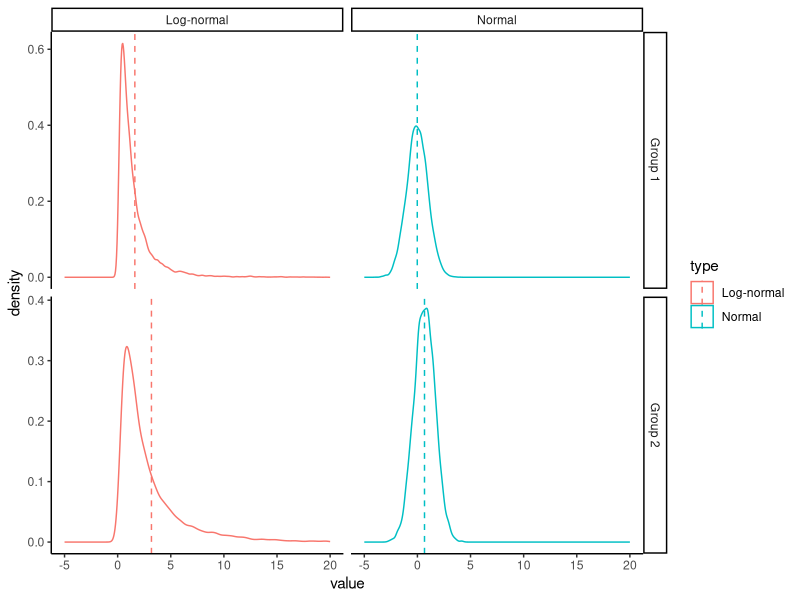
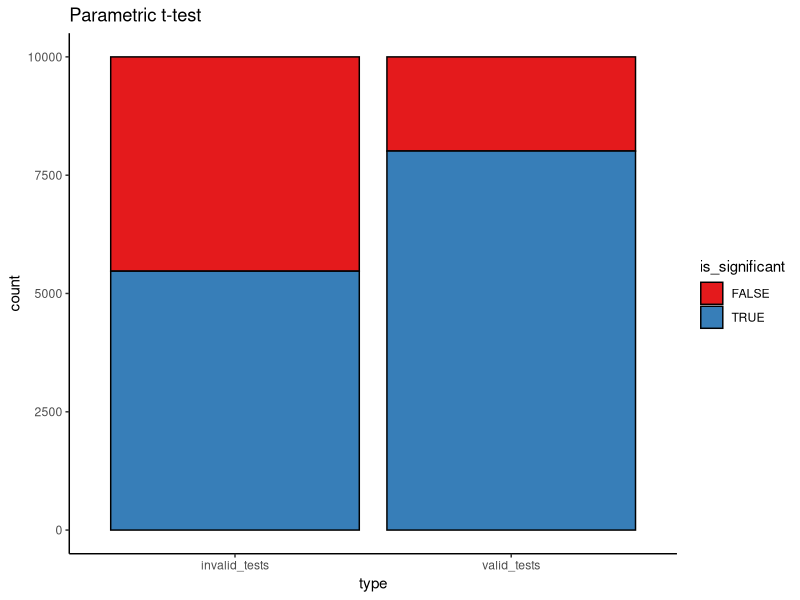
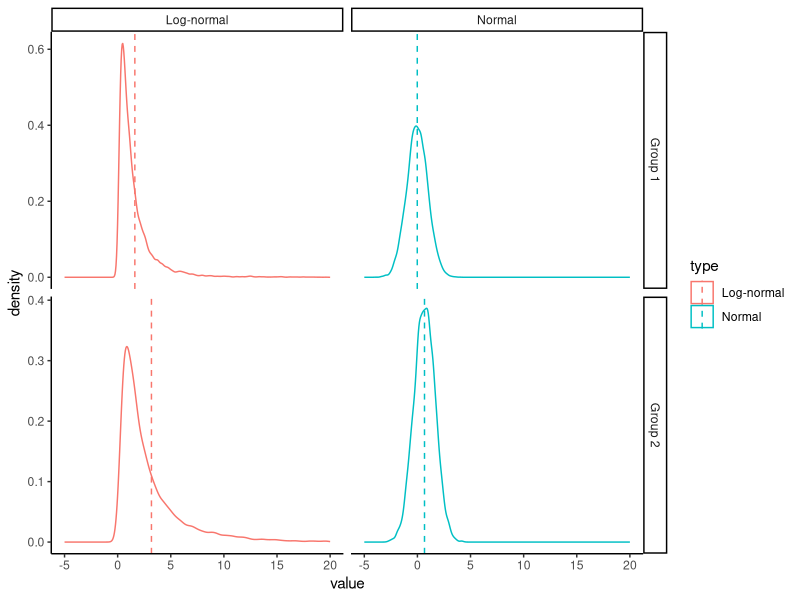

Write R code to recreate these figures, in order. (Note: a time limit stopped this script after it produced the figures.)
## ---- chunk 1
library(tidyverse)
library(boot)
## ---- chunk 2
theme_set(theme_classic())
## ---- chunk 3
parametric_plotting_data = data.frame(group = rep(rep(c("Group 1", "Group 2"), each=10000), 2),
                                      type = rep(c("Normal", "Log-normal"), each=20000),
                                      value = c(rnorm(10000, 0, 1),  # normal 1
                                                rnorm(10000, 0.66, 1),  # normal 2
                                                exp(rnorm(10000, 0, 1)),  # Non-normal 1
                                                exp(rnorm(10000, 0.66, 1))))  # Non-normal 2

## ---- chunk 4
ggplot(parametric_plotting_data, aes(x=value, color=type)) +
  geom_density() +
  geom_vline(data=parametric_plotting_data %>%
               group_by(group, type) %>%
               summarize(mean_value = mean(value), sd_value = sd(value)),
             aes(xintercept=mean_value, color=type), linetype=2) +
  xlim(-5, 20) +
  facet_grid(group ~ type, scales="free")
## ---- chunk 5
ggsave("figures/log_normal_dists.png", width=5, height=4)
## ---- chunk 6
gen_data_and_test = function(num_observations_per) {
x = rnorm(num_observations_per, 0, 1.1)
y = rnorm(num_observations_per, 1, 1.1)

pnormal = t.test(x, y)$p.value

# what if the data are log-normally distributed?
x = exp(rnorm(num_observations_per, 0, 1.1))
y = exp(rnorm(num_observations_per, 1, 1.1))

pnotnormal = t.test(x, y)$p.value 
return(c(pnormal, pnotnormal))
}

parametric_issues_demo = function(num_tests, num_observations_per) {
  replicate(num_tests, gen_data_and_test(num_observations_per))
}
## ---- chunk 7
set.seed(0) # ensures we get the same results each time we run it

num_tests = 10000 # how many datasets to generate/tests to run
num_observations_per = 20 # how many obsservations in each dataset

parametric_issues_results = parametric_issues_demo(num_tests=num_tests, 
                                                   num_observations_per=num_observations_per)




parametric_issues_d = data.frame(valid_tests = parametric_issues_results[1,],
                                 invalid_tests = parametric_issues_results[2,],
                                 iteration=1:num_tests) %>%
  gather(type, p_value, contains("tests")) %>%
  mutate(is_significant = p_value < 0.05)

# Number significant results with normally distributed data
sum(parametric_issues_results[1,] < 0.05)

# number of significant results with log-normally distributed data
sum(parametric_issues_results[2,] < 0.05)
## ---- chunk 8
ggplot(parametric_issues_d, aes(x=type, fill=is_significant)) +
  geom_bar(stat="count", color="black") +
  scale_fill_brewer(palette="Set1") +
  labs(title="Parametric t-test")
## ---- chunk 9
boot_mean_diff_test = function(x, y) {
  boot_iterate = function(x, y) {
    x_samp = sample(x, 
                    length(x), 
                    replace=T)
    y_samp = sample(y, 
                    length(y), 
                    replace=T)
    mean_diff = mean(y_samp) - mean(x_samp)
    return(mean_diff)
  }
  boots = replicate(100, boot_iterate(x, y))
  quants = quantile(boots, probs=c(0.025, 0.925))
  return(sign(quants[1]) == sign(quants[2]))

}
## ---- chunk 10
gen_data_and_boot_test = function(num_observations_per) {
x = rnorm(num_observations_per, 0, 1.1)
y = rnorm(num_observations_per, 1, 1.1)

pnormal = boot_mean_diff_test(x, y)

# what if the data are log-normally distributed?
x = exp(rnorm(num_observations_per, 0, 1.1))
y = exp(rnorm(num_observations_per, 1, 1.1))

pnotnormal = boot_mean_diff_test(x, y)
return(c(pnormal, pnotnormal))
}

boot_results = replicate(num_tests, gen_data_and_boot_test(num_observations_per))
sum(boot_results[1,])
sum(boot_results[2,])
## ---- chunk 11
num_points = 500
true_intercept = 0
true_slope = 1.
set.seed(0)
parametric_ci_data = data.frame(IV = rep(runif(num_points,  -1, 1), 2),
                                type = rep(c("IID Error", "Scaling Error"), each=num_points),
                                error = rep(rnorm(num_points, 0, 1), 2)) %>%
  mutate(DV = ifelse(
    type == "IID Error",
    true_slope*IV + error,
    true_slope*IV + 2*abs(IV)*error)) # error increases proportional to distance from 0 on the IV

## ---- chunk 12
ggplot(parametric_ci_data,
       aes(x=IV, y=DV, color=type)) +
  geom_point(alpha=0.5) +
  geom_smooth(method="lm", se=T, color="black", 
              size=1.5, level=0.9999) + # inflating the confidence bands a bit
                                       # to show their distribution is similar
  scale_color_brewer(palette="Accent") +
  facet_wrap(~type) +
  guides(color=F)
## ---- chunk 13
ggsave("figures/error_dist_non_null.png", width=5, height=3)
## ---- chunk 14
summary(lm(DV ~ IV, parametric_ci_data %>% filter(type=="IID Error")))
summary(lm(DV ~ IV, parametric_ci_data %>% filter(type=="Scaling Error")))
## ---- chunk 15
ex2_lm_bootstrap_CIs = function(data, R=1000) {
  lm_results = summary(lm(DV ~ IV, data=data))$coefficients
  bootstrap_coefficients = function(data, indices) {
    linear_model = lm(DV ~ IV, 
                      data=data[indices,]) # will select a bootstrap sample of the data
    return(linear_model$coefficients)
  }

  boot_results = boot(data=data,
                      statistic=bootstrap_coefficients,
                      R=R)
  boot_intercept_CI = boot.ci(boot_results, index=1, type="bca")
  boot_slope_CI = boot.ci(boot_results, index=2, type="bca")
  return(data.frame(intercept_estimate=lm_results[1, 1],
                    intercept_SE=lm_results[1,2],
                    slope_estimate=lm_results[2, 1],
                    slope_SE=lm_results[2,2],
                    intercept_boot_CI_low=boot_intercept_CI$bca[4],
                    intercept_boot_CI_hi=boot_intercept_CI$bca[5],
                    slope_boot_CI_low=boot_slope_CI$bca[4],
                    slope_boot_CI_hi=boot_slope_CI$bca[5]))
}
## ---- chunk 16
set.seed(0) # for bootstraps
coefficient_CI_data = parametric_ci_data %>%
  group_by(type) %>%
  do(ex2_lm_bootstrap_CIs(.)) %>%
  ungroup() 
## ---- chunk 17
coefficient_CI_data = coefficient_CI_data %>%
  gather(variable, value, -type) %>%
  separate(variable, c("parameter", "measurement"), extra="merge") %>%
  spread(measurement, value) %>%
  mutate(parametric_CI_low=estimate-1.96*SE,
         parametric_CI_hi=estimate+1.96*SE) %>%
  gather(CI_type, value, contains("CI")) %>%
  separate(CI_type, c("CI_type", "high_or_low"), extra="merge") %>%
  spread(high_or_low, value) %>%
  mutate(CI_type = factor(CI_type))
## ---- chunk 18
plot_coefficient_CI_data = function(coefficient_CI_data, errorbar_width=0.5) {
  p = ggplot(data=coefficient_CI_data, aes(x=parameter, color=CI_type, y=estimate, ymin=CI_low, ymax=CI_hi)) +
    geom_hline(data=data.frame(parameter=c("intercept", "slope"),
                               estimate=c(true_intercept, true_slope)), 
               mapping=aes(yintercept=estimate),
               linetype=3) +
    geom_point(size=2, position=position_dodge(width=0.2)) +
    geom_errorbar(position=position_dodge(width=0.2), width=errorbar_width) +
    facet_grid(~type) + 
    scale_y_continuous(breaks=c(0, 0.5, 1), limits=c(-0.2, 1.5)) +
    scale_color_brewer(palette="Dark2", drop=F)
}
## ---- chunk 19
plot_coefficient_CI_data(coefficient_CI_data)
ggsave("figures/error_dist_CI_example.png", width=5, height=3)

plot_coefficient_CI_data(coefficient_CI_data %>% 
                           filter(CI_type=="parametric"),
                         0.25)
ggsave("figures/error_dist_CI_example_parametric_only.png", width=5, height=3)
## ---- chunk 20
num_points = 200
true_intercept = 0
true_slope = 0.
set.seed(0)
parametric_ci_data = data.frame(IV = rep(runif(num_points,  -1, 1), 2),
                                type = rep(c("IID Error", "Scaling Error"), each=num_points),
                                error = rep(rnorm(num_points, 0, 1), 2)) %>%
  mutate(DV = ifelse(
    type == "IID Error",
    true_slope*IV + error,
    true_slope*IV + 2*abs(IV)*error)) # error increases proportional to distance from 0 on the IV

## ---- chunk 21
ggplot(parametric_ci_data,
       aes(x=IV, y=DV, color=type)) +
  geom_point(alpha=0.5) +
  geom_smooth(method="lm", se=T, color="black", 
              size=1.5, level=0.9999) + # inflating the confidence bands a bit
                                       # to show their distribution is similar
  scale_color_brewer(palette="Accent") +
  facet_wrap(~type) +
  guides(color=F)
## ---- chunk 22
ggsave("figures/error_dist_null.png", width=5, height=3)
## ---- chunk 23
error_dist_null_sample = function(num_points) {
  true_intercept = 0
  true_slope = 0
  # We'll sample only for the scaling error case, we know IID works 
  this_data = data.frame(IV = runif(num_points,  -1, 1),
                         error = rnorm(num_points, 0, 1)) %>%
    mutate(DV = true_slope*IV + 2*abs(IV)*error) # error increases proportional to distance from 0 on the IV

  coefficient_CI_data = ex2_lm_bootstrap_CIs(this_data,
                                             R=500) # take fewer bootstrap samples, to speed things up
  
  coefficient_CI_data = coefficient_CI_data %>%
    gather(variable, value) %>%
    separate(variable, c("parameter", "measurement"), extra="merge") %>%
    spread(measurement, value) %>%
    mutate(parametric_CI_low=estimate-1.96*SE,
           parametric_CI_hi=estimate+1.96*SE) %>%
    gather(CI_type, value, contains("CI")) %>%
    separate(CI_type, c("CI_type", "high_or_low"), extra="merge") %>%
    spread(high_or_low, value) %>%
    mutate(significant = sign(CI_hi) == sign(CI_low)) %>%
    select(parameter, CI_type, significant)
  return(list(coefficient_CI_data))
}
## ---- chunk 24
num_simulations = 500
num_points = 200
set.seed(0)
noise_dist_simulation_results = replicate(num_simulations, error_dist_null_sample(num_points)) %>%
  bind_rows()
## ---- chunk 25
ggplot(noise_dist_simulation_results, aes(x=CI_type, fill=significant)) +
  geom_bar(stat="count", color="black") +
  scale_fill_brewer(palette="Set1", direction=-1) + 
  facet_wrap(~parameter) +
  scale_y_continuous(breaks=c(0, 0.05*num_simulations, num_simulations),
                     labels=c("0%", expression(Nominal ~ alpha), "100%")) +
  labs(x="CI Type",
       y="Proportion significant") +
  geom_hline(yintercept=0.05*num_simulations, linetype=2)
## ---- chunk 26
ggsave("figures/error_dist_proportion_significant.png", width=5, height=3)
## ---- chunk 27
noise_dist_simulation_results %>%
  count(parameter, CI_type, significant) %>%
  mutate(prop=n/num_simulations)
## ---- chunk 28
density_similarity_conceptual_plot_data = expand.grid(x=seq(0, 4, 0.01),
                                                      y=seq(0, 4, 0.01)) %>%
  mutate(population_1 = exp(-((x-2)^2 +(y-3)^2)/8) * exp(-((x-2/y)^2 +(y-1/x)^2)/2), #These are definitely not proper distributions
         population_2 = exp(-((x)^2 +(y)^2)/8) * exp(-((x/2)^2 +(y/2-1/x)^2)/2)) %>% 
  gather(population, value, contains("population"))
  
## ---- chunk 29
ggplot(density_similarity_conceptual_plot_data,
       aes(x=x, y=y, z=value, color=population)) +
  geom_contour(size=1, bins=8) +
  scale_color_brewer(palette="Dark2") +
  facet_wrap(~population) +
  labs(x = "Feature 1", y="Feature 2") +
  guides(color=F)
## ---- chunk 30
ggsave("figures/conceptual_density_plot.png", width=5, height=3)
## ---- chunk 31
num_points = 100
true_intercept = 0
true_slope = 1.
set.seed(2) # I p-hacked the shit out of this demo to make the ideas more clear
parametric_ci_data = data.frame(IV = rep(runif(num_points,  -1, 1), 2),
                                type = rep(c("IID Error", "Scaling Error"), each=num_points),
                                error = rep(rnorm(num_points, 0, 1), 2)) %>%
  mutate(DV = ifelse(
    type == "IID Error",
    true_slope*IV + error,
    true_slope*IV + 2*abs(IV)*error)) # error increases proportional to distance from 0 on the IV
## ---- chunk 32
p = ggplot(parametric_ci_data,
       aes(x=IV, y=DV)) +
  geom_point(alpha=0.25) +
  geom_smooth(method="lm", se=F, color="black", 
              size=1.5) + 
  facet_wrap(~type) 
p
## ---- chunk 33
ggsave("figures/bootstrap_demo_0.png", width=5, height=3)
## ---- chunk 34
set.seed(15) # See above RE: p-hacking
samp_1_indices = sample(2:num_points, num_points, replace=T)
samp_1 = parametric_ci_data[c(samp_1_indices, samp_1_indices+num_points), ] # take the same rows from each type of data
set.seed(2) # See above RE: p-hacking
samp_2_indices = sample(1:num_points, num_points, replace=T)
samp_2 = parametric_ci_data[c(samp_2_indices, samp_2_indices+num_points), ]

many_samples_indices = sample(1:num_points, 8*num_points, replace=T)
many_samples = bind_rows(samp_1 %>%
                           mutate(sample=1), 
                         samp_2 %>% mutate(sample=2),
                         parametric_ci_data[c(many_samples_indices, many_samples_indices+num_points),] %>%
                           mutate(sample=rep(rep(3:10, each=num_points), 2)))
## ---- chunk 35
p + 
  geom_point(data=samp_1,
             aes(color=NA), color="red", alpha=0.5) 

## ---- chunk 36
ggsave("figures/bootstrap_demo_1.png", width=5, height=3)
## ---- chunk 37
p + 
  geom_point(data=samp_1,
             aes(color=NA), color="red", alpha=0.5) +
  geom_smooth(data=samp_1,
              method="lm", se=F, color="red", 
              size=1.5) 

## ---- chunk 38
ggsave("figures/bootstrap_demo_2.png", width=5, height=3)
## ---- chunk 39
p + 
  geom_point(data=samp_2,
             aes(color=NA), color="red", alpha=0.5) 
## ---- chunk 40
ggsave("figures/bootstrap_demo_3.png", width=5, height=3)
## ---- chunk 41
p + 
  geom_point(data=samp_2,
             aes(color=NA), color="red", alpha=0.5) +
  geom_smooth(data=samp_2,
              method="lm", se=F, color="red", 
              size=1.5) 
## ---- chunk 42
ggsave("figures/bootstrap_demo_4.png", width=5, height=3)
## ---- chunk 43
p +  
  geom_smooth(data=many_samples,
              aes(group=sample),
              method="lm", se=F, 
              size=1.5,
              color="red")
## ---- chunk 44
ggsave("figures/bootstrap_demo_5.png", width=5, height=3)
## ---- chunk 45
num_top_points = 23
num_mid_points = 4
num_outlier_points = 2
max_score = 100
set.seed(0)
test_score_data = data.frame(
  score=c(rbinom(num_top_points, max_score, 0.9999), rbinom(num_mid_points, max_score, 0.97), sample(0:max_score, num_outlier_points, replace=T)),
  type="Observed sample"
)
## ---- chunk 46
get_mean_score = function(data, indices) {
  return(mean(data[indices,]$score))
}

bootstrap_results = boot(test_score_data, get_mean_score, R=1000)
bootstrap_CIs = boot.ci(bootstrap_results)
bootstrap_CIs
## ---- chunk 47
test_summary_data = test_score_data %>%
  summarise(mean=mean(score),
            se=sd(score)/sqrt(n()),
            parametric_CI_low=mean-1.96*se,
            parametric_CI_high=mean+1.96*se) 

test_score_data = test_score_data %>%
  bind_rows(
    data.frame(score=bootstrap_results$t, type="Boot. sampling dist.")
  )  %>%
  mutate(type=factor(type, levels=c("Observed sample", "Boot. sampling dist.")))

test_summary_data = test_summary_data %>%
  mutate(type = factor("Boot. sampling dist.", levels=levels(test_score_data$type)),
         percentile_CI_low=bootstrap_CIs$percent[4],
         percentile_CI_high=bootstrap_CIs$percent[5],
         bca_CI_low=bootstrap_CIs$bca[4],
         bca_CI_high=bootstrap_CIs$bca[5]) %>%
  gather(CI_type, value, contains("CI")) %>%
  separate(CI_type, c("CI_type", "endpoint"), extra="merge") %>%
  spread(endpoint, value) %>%
  mutate(y=c(170, 210, 190),
         CI_type=factor(CI_type, levels=c("parametric", "percentile", "bca"), labels=c("Normal", "Boot: %", "Boot: BCA")))
## ---- chunk 48
ggplot(test_summary_data %>%
             filter(CI_type != "Boot: BCA"), aes(x=score)) +
  geom_histogram(data=test_score_data,
                 binwidth=1) +
  geom_point(mapping=aes(x=mean, y=y, color=CI_type),
             size=2) +
  geom_errorbarh(mapping=aes(y=y, color=CI_type, xmin=CI_low, x=NULL, xmax=CI_high),
                 size=1,
                 position=position_dodge()) +
  facet_grid(type ~ ., scales="free_y")+
  scale_color_brewer(palette="Dark2") +
  guides(color=guide_legend(title="CI"))


## ---- chunk 49
ggsave("figures/bootstrap_CI_0.png", width=5, height=3)
## ---- chunk 50
ggplot(test_summary_data, aes(x=score)) +
  geom_histogram(data=test_score_data,
                 binwidth=1) +
  geom_point(mapping=aes(x=mean, y=y, color=CI_type),
             size=2) +
  geom_errorbarh(mapping=aes(y=y, color=CI_type, xmin=CI_low, x=NULL, xmax=CI_high),
                 size=1,
                 position=position_dodge()) +
  facet_grid(type ~ ., scales="free_y")+
  scale_color_brewer(palette="Dark2") +
  guides(color=guide_legend(title="CI"))
ggsave("figures/bootstrap_CI_1.png", width=5, height=3)
## ---- chunk 51
num_flips = 20
true_heads_prob = 0.9
set.seed(2)
flips = rbinom(num_flips, 1, true_heads_prob)
flip_data = data.frame(flip_result = factor(flips, labels=c("Tails", "Heads")))
## ---- chunk 52
ggplot(data = flip_data, aes(x = flips, fill = flips)) +
  geom_dotplot(binwidth=0.03) +
  scale_x_continuous(breaks = c(0, 1),
                     labels = c("tails", "heads")) +
  scale_y_continuous(breaks=c()) +
  labs(x="Flip result", y="")
## ---- chunk 53
get_mean_heads = function(data, indices) {
  return(mean(data[indices, "flip_result"] == "Heads"))
}

bootstrap_results = boot(flip_data, get_mean_heads, R=1000)
bootstrap_CIs = boot.ci(bootstrap_results)
bootstrap_CIs
